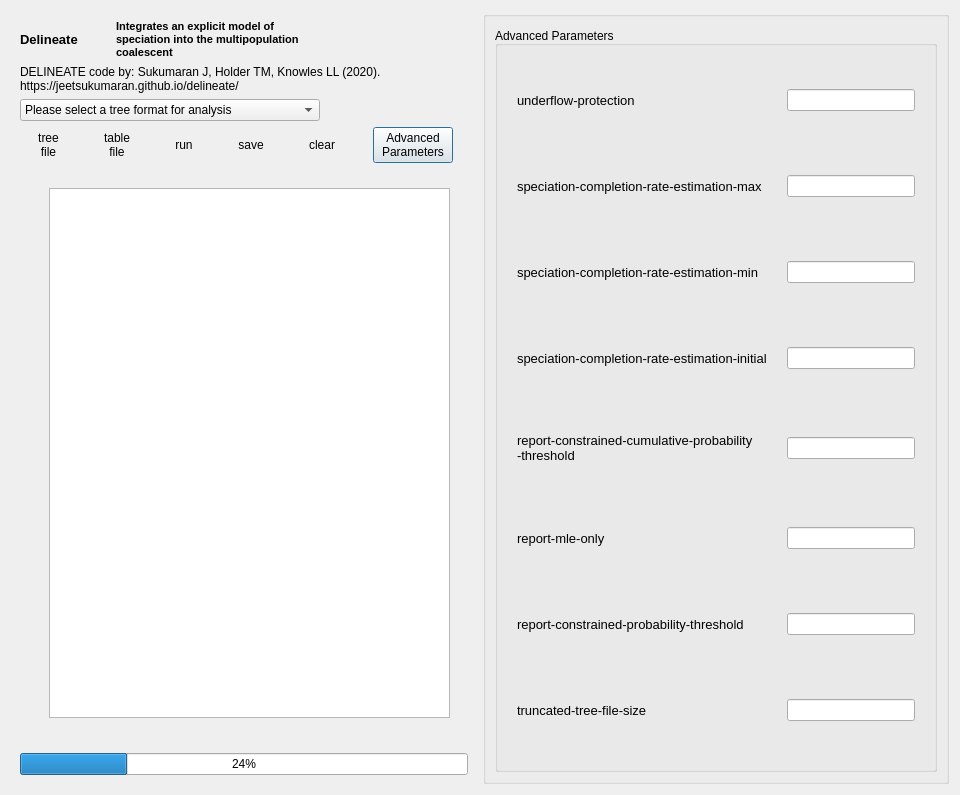
<?xml version="1.0" encoding="UTF-8"?>
<ui version="4.0">
 <class>Dialog</class>
 <widget class="QDialog" name="Dialog">
  <property name="geometry">
   <rect>
    <x>0</x>
    <y>0</y>
    <width>960</width>
    <height>795</height>
   </rect>
  </property>
  <property name="windowTitle">
   <string>Dialog</string>
  </property>
  <property name="sizeGripEnabled">
   <bool>false</bool>
  </property>
  <property name="modal">
   <bool>false</bool>
  </property>
  <layout class="QHBoxLayout" name="horizontalLayout_2">
   <item>
    <layout class="QHBoxLayout" name="horizontalLayout_6">
     <item>
      <widget class="QWidget" name="fb" native="true">
       <layout class="QVBoxLayout" name="verticalLayout_4">
        <property name="sizeConstraint">
         <enum>QLayout::SetMinimumSize</enum>
        </property>
        <item>
         <layout class="QHBoxLayout" name="horizontalLayout">
          <property name="spacing">
           <number>6</number>
          </property>
          <item>
           <widget class="QLabel" name="label_2">
            <property name="maximumSize">
             <size>
              <width>90</width>
              <height>16777215</height>
             </size>
            </property>
            <property name="font">
             <font>
              <pointsize>10</pointsize>
              <weight>75</weight>
              <bold>true</bold>
             </font>
            </property>
            <property name="styleSheet">
             <string notr="true"/>
            </property>
            <property name="text">
             <string>Delineate</string>
            </property>
           </widget>
          </item>
          <item>
           <widget class="QLabel" name="label">
            <property name="maximumSize">
             <size>
              <width>350</width>
              <height>16777215</height>
             </size>
            </property>
            <property name="font">
             <font>
              <pointsize>8</pointsize>
              <weight>75</weight>
              <bold>true</bold>
             </font>
            </property>
            <property name="text">
             <string>Integrates an explicit model of 
speciation into the multipopulation 
coalescent</string>
            </property>
           </widget>
          </item>
          <item>
           <widget class="QLabel" name="label_12">
            <property name="maximumSize">
             <size>
              <width>100</width>
              <height>80</height>
             </size>
            </property>
            <property name="text">
             <string/>
            </property>
            <property name="pixmap">
             <pixmap resource="photo.qrc">:/icon/icon/copy_21mm.png</pixmap>
            </property>
            <property name="scaledContents">
             <bool>true</bool>
            </property>
            <property name="wordWrap">
             <bool>true</bool>
            </property>
           </widget>
          </item>
         </layout>
        </item>
        <item>
         <widget class="QLabel" name="label_13">
          <property name="text">
           <string>DELINEATE code by: Sukumaran J, Holder TM, Knowles LL (2020). 
https://jeetsukumaran.github.io/delineate/</string>
          </property>
         </widget>
        </item>
        <item>
         <widget class="QComboBox" name="comboBox">
          <property name="maximumSize">
           <size>
            <width>300</width>
            <height>16777215</height>
           </size>
          </property>
          <item>
           <property name="text">
            <string>Please select a tree format for analysis</string>
           </property>
          </item>
          <item>
           <property name="text">
            <string>nexus</string>
           </property>
          </item>
          <item>
           <property name="text">
            <string>newick</string>
           </property>
          </item>
         </widget>
        </item>
        <item>
         <layout class="QHBoxLayout" name="horizontalLayout_4">
          <property name="spacing">
           <number>20</number>
          </property>
          <property name="sizeConstraint">
           <enum>QLayout::SetFixedSize</enum>
          </property>
          <item>
           <widget class="QToolButton" name="toolButton">
            <property name="text">
             <string>tree
file</string>
            </property>
            <property name="icon">
             <iconset resource="photo.qrc">
              <normaloff>:/icon/icon/open.png</normaloff>:/icon/icon/open.png</iconset>
            </property>
            <property name="iconSize">
             <size>
              <width>30</width>
              <height>30</height>
             </size>
            </property>
            <property name="toolButtonStyle">
             <enum>Qt::ToolButtonTextUnderIcon</enum>
            </property>
            <property name="autoRaise">
             <bool>true</bool>
            </property>
           </widget>
          </item>
          <item>
           <widget class="QToolButton" name="toolButton_5">
            <property name="text">
             <string>table
file</string>
            </property>
            <property name="icon">
             <iconset resource="photo.qrc">
              <normaloff>:/icon/icon/open.png</normaloff>:/icon/icon/open.png</iconset>
            </property>
            <property name="iconSize">
             <size>
              <width>30</width>
              <height>30</height>
             </size>
            </property>
            <property name="toolButtonStyle">
             <enum>Qt::ToolButtonTextUnderIcon</enum>
            </property>
            <property name="autoRaise">
             <bool>true</bool>
            </property>
           </widget>
          </item>
          <item>
           <widget class="QToolButton" name="toolButton_2">
            <property name="text">
             <string>run</string>
            </property>
            <property name="icon">
             <iconset resource="photo.qrc">
              <normaloff>:/icon/icon/run.png</normaloff>:/icon/icon/run.png</iconset>
            </property>
            <property name="iconSize">
             <size>
              <width>30</width>
              <height>30</height>
             </size>
            </property>
            <property name="toolButtonStyle">
             <enum>Qt::ToolButtonTextUnderIcon</enum>
            </property>
            <property name="autoRaise">
             <bool>true</bool>
            </property>
           </widget>
          </item>
          <item>
           <widget class="QToolButton" name="toolButton_3">
            <property name="text">
             <string>save</string>
            </property>
            <property name="icon">
             <iconset resource="photo.qrc">
              <normaloff>:/icon/icon/save.png</normaloff>:/icon/icon/save.png</iconset>
            </property>
            <property name="iconSize">
             <size>
              <width>30</width>
              <height>30</height>
             </size>
            </property>
            <property name="toolButtonStyle">
             <enum>Qt::ToolButtonTextUnderIcon</enum>
            </property>
            <property name="autoRaise">
             <bool>true</bool>
            </property>
           </widget>
          </item>
          <item>
           <widget class="QToolButton" name="toolButton_4">
            <property name="text">
             <string>clear</string>
            </property>
            <property name="icon">
             <iconset resource="photo.qrc">
              <normaloff>:/icon/icon/clear.png</normaloff>:/icon/icon/clear.png</iconset>
            </property>
            <property name="iconSize">
             <size>
              <width>30</width>
              <height>30</height>
             </size>
            </property>
            <property name="toolButtonStyle">
             <enum>Qt::ToolButtonTextUnderIcon</enum>
            </property>
            <property name="autoRaise">
             <bool>true</bool>
            </property>
           </widget>
          </item>
          <item>
           <widget class="QPushButton" name="pushButton">
            <property name="maximumSize">
             <size>
              <width>80</width>
              <height>16777215</height>
             </size>
            </property>
            <property name="text">
             <string>Advanced 
Parameters</string>
            </property>
            <property name="checkable">
             <bool>true</bool>
            </property>
           </widget>
          </item>
         </layout>
        </item>
        <item>
         <widget class="QFrame" name="tb">
          <property name="sizePolicy">
           <sizepolicy hsizetype="Fixed" vsizetype="Minimum">
            <horstretch>0</horstretch>
            <verstretch>0</verstretch>
           </sizepolicy>
          </property>
          <property name="maximumSize">
           <size>
            <width>577</width>
            <height>16777215</height>
           </size>
          </property>
          <layout class="QHBoxLayout" name="horizontalLayout_5">
           <property name="spacing">
            <number>20</number>
           </property>
           <property name="sizeConstraint">
            <enum>QLayout::SetMinimumSize</enum>
           </property>
           <item>
            <widget class="QFrame" name="frame">
             <layout class="QVBoxLayout" name="verticalLayout_2">
              <property name="spacing">
               <number>10</number>
              </property>
              <property name="sizeConstraint">
               <enum>QLayout::SetDefaultConstraint</enum>
              </property>
              <property name="leftMargin">
               <number>20</number>
              </property>
              <property name="topMargin">
               <number>10</number>
              </property>
              <property name="bottomMargin">
               <number>20</number>
              </property>
              <item>
               <widget class="QListWidget" name="listWidget"/>
              </item>
             </layout>
            </widget>
           </item>
          </layout>
         </widget>
        </item>
        <item>
         <widget class="QProgressBar" name="progressBar">
          <property name="value">
           <number>24</number>
          </property>
         </widget>
        </item>
       </layout>
      </widget>
     </item>
    </layout>
   </item>
   <item>
    <widget class="QGroupBox" name="gp">
     <layout class="QVBoxLayout" name="verticalLayout">
      <item>
       <widget class="QGroupBox" name="groupBox">
        <property name="title">
         <string>Advanced Parameters</string>
        </property>
        <property name="alignment">
         <set>Qt::AlignBottom|Qt::AlignLeading|Qt::AlignLeft</set>
        </property>
        <property name="flat">
         <bool>true</bool>
        </property>
        <layout class="QHBoxLayout" name="horizontalLayout_7">
         <property name="topMargin">
          <number>9</number>
         </property>
         <item>
          <layout class="QGridLayout" name="gridLayout_3">
           <property name="leftMargin">
            <number>10</number>
           </property>
           <property name="topMargin">
            <number>10</number>
           </property>
           <property name="rightMargin">
            <number>10</number>
           </property>
           <property name="bottomMargin">
            <number>10</number>
           </property>
           <property name="horizontalSpacing">
            <number>20</number>
           </property>
           <property name="verticalSpacing">
            <number>40</number>
           </property>
           <item row="1" column="0">
            <widget class="QLabel" name="label_14">
             <property name="font">
              <font>
               <family>Arial</family>
               <pointsize>10</pointsize>
               <weight>50</weight>
               <bold>false</bold>
              </font>
             </property>
             <property name="text">
              <string>speciation-completion-rate-estimation-max</string>
             </property>
            </widget>
           </item>
           <item row="6" column="0">
            <widget class="QLabel" name="label_21">
             <property name="font">
              <font>
               <family>Arial</family>
               <pointsize>10</pointsize>
               <weight>50</weight>
               <bold>false</bold>
              </font>
             </property>
             <property name="text">
              <string>report-constrained-probability-threshold</string>
             </property>
            </widget>
           </item>
           <item row="7" column="1">
            <widget class="QLineEdit" name="m9">
             <property name="toolTip">
              <string extracomment="default 100 Number of informative positions for focus taxon to be considered, natural number"/>
             </property>
            </widget>
           </item>
           <item row="2" column="0">
            <widget class="QLabel" name="label_19">
             <property name="font">
              <font>
               <family>Arial</family>
               <pointsize>10</pointsize>
               <weight>50</weight>
               <bold>false</bold>
              </font>
             </property>
             <property name="text">
              <string>speciation-completion-rate-estimation-min</string>
             </property>
            </widget>
           </item>
           <item row="1" column="1">
            <widget class="QLineEdit" name="m3">
             <property name="toolTip">
              <string extracomment="default 100 Number of informative positions for focus taxon to be considered, natural number"/>
             </property>
            </widget>
           </item>
           <item row="0" column="0">
            <widget class="QLabel" name="label_16">
             <property name="font">
              <font>
               <family>Arial</family>
               <pointsize>10</pointsize>
               <weight>50</weight>
               <bold>false</bold>
              </font>
             </property>
             <property name="text">
              <string>underflow-protection</string>
             </property>
            </widget>
           </item>
           <item row="2" column="1">
            <widget class="QLineEdit" name="m4">
             <property name="toolTip">
              <string extracomment="default 100 Number of informative positions for focus taxon to be considered, natural number"/>
             </property>
            </widget>
           </item>
           <item row="3" column="0">
            <widget class="QLabel" name="label_22">
             <property name="font">
              <font>
               <family>Arial</family>
               <pointsize>10</pointsize>
               <weight>50</weight>
               <bold>false</bold>
              </font>
             </property>
             <property name="text">
              <string>speciation-completion-rate-estimation-initial</string>
             </property>
            </widget>
           </item>
           <item row="4" column="0">
            <widget class="QLabel" name="label_17">
             <property name="font">
              <font>
               <family>Arial</family>
               <pointsize>10</pointsize>
               <weight>50</weight>
               <bold>false</bold>
              </font>
             </property>
             <property name="text">
              <string>report-constrained-cumulative-probability
-threshold</string>
             </property>
            </widget>
           </item>
           <item row="6" column="1">
            <widget class="QLineEdit" name="m8">
             <property name="toolTip">
              <string extracomment="default 100 Number of informative positions for focus taxon to be considered, natural number"/>
             </property>
            </widget>
           </item>
           <item row="5" column="0">
            <widget class="QLabel" name="label_18">
             <property name="font">
              <font>
               <family>Arial</family>
               <pointsize>10</pointsize>
               <weight>50</weight>
               <bold>false</bold>
              </font>
             </property>
             <property name="text">
              <string>report-mle-only</string>
             </property>
            </widget>
           </item>
           <item row="0" column="1">
            <widget class="QLineEdit" name="m2">
             <property name="toolTip">
              <string extracomment="default 100 Number of informative positions for focus taxon to be considered, natural number"/>
             </property>
            </widget>
           </item>
           <item row="7" column="0">
            <widget class="QLabel" name="label_23">
             <property name="font">
              <font>
               <family>Arial</family>
               <pointsize>10</pointsize>
               <weight>50</weight>
               <bold>false</bold>
              </font>
             </property>
             <property name="text">
              <string>truncated-tree-file-size</string>
             </property>
            </widget>
           </item>
           <item row="3" column="1">
            <widget class="QLineEdit" name="m5">
             <property name="toolTip">
              <string extracomment="default 100 Number of informative positions for focus taxon to be considered, natural number"/>
             </property>
            </widget>
           </item>
           <item row="4" column="1">
            <widget class="QLineEdit" name="m6">
             <property name="toolTip">
              <string extracomment="default 100 Number of informative positions for focus taxon to be considered, natural number"/>
             </property>
            </widget>
           </item>
           <item row="5" column="1">
            <widget class="QLineEdit" name="m7">
             <property name="toolTip">
              <string extracomment="default 100 Number of informative positions for focus taxon to be considered, natural number"/>
             </property>
            </widget>
           </item>
          </layout>
         </item>
        </layout>
       </widget>
      </item>
     </layout>
    </widget>
   </item>
  </layout>
 </widget>
 <resources>
  <include location="photo.qrc"/>
 </resources>
 <connections/>
</ui>
